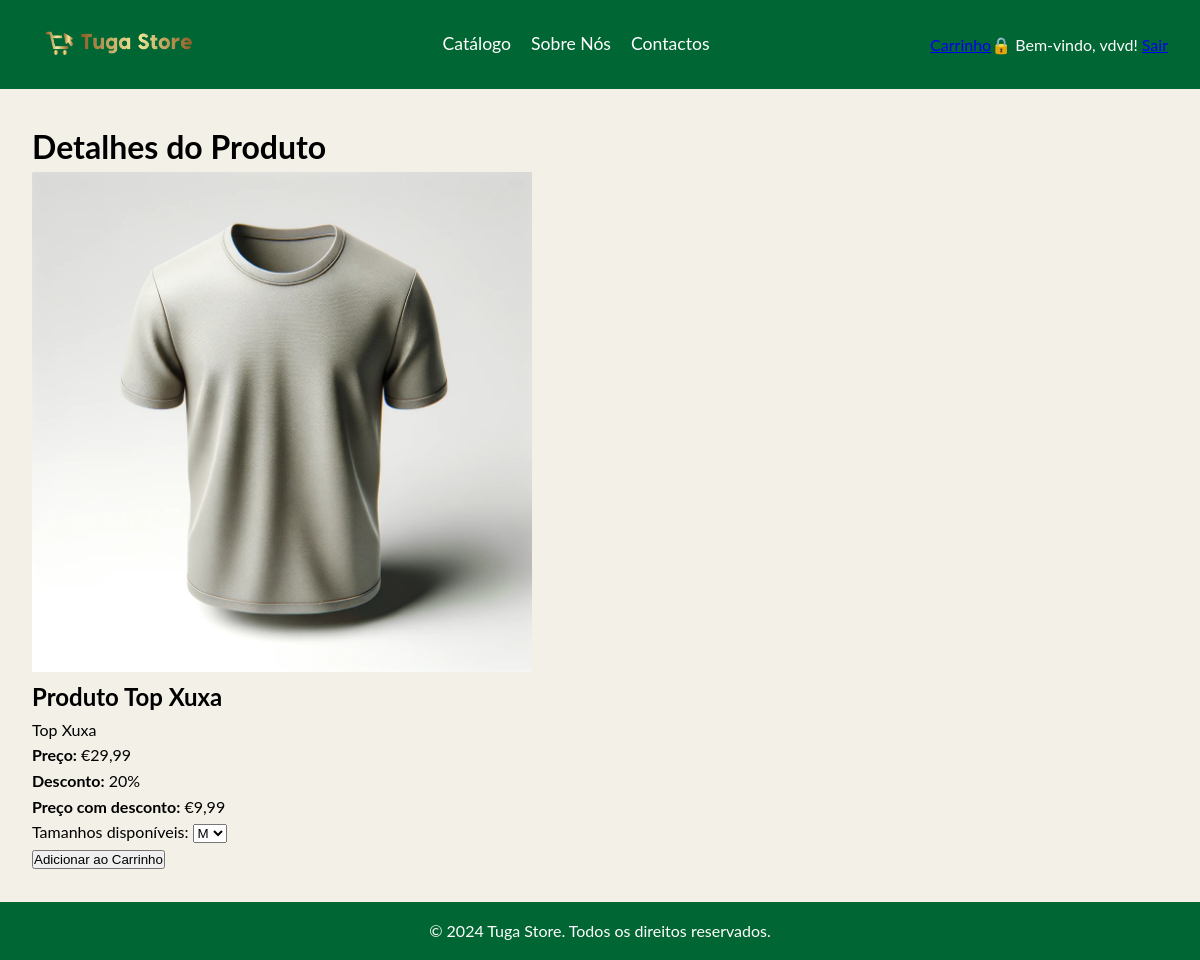
Page /detalhes.php?id_produto=1 (signed in) on the committed database.
### tables this page shows
CREATE TABLE `produto` (
  `id_produto` int(11) NOT NULL,
  `nome` varchar(100) NOT NULL,
  `preco` decimal(5,2) NOT NULL,
  `descricao` varchar(255) NOT NULL,
  `imagem` varchar(255) NOT NULL,
  `desconto` int(11) DEFAULT NULL
);

### detalhes.php (the view, shortened to what this page needs)
<?php
include('conn.php');
$id_produto = isset($_GET['id_produto']) ? (int)$_GET['id_produto'] : 0;
$sql_produto = "SELECT nome, preco, descricao, desconto, imagem FROM produto WHERE id_produto = ?";
$stmt_produto = $conn->prepare($sql_produto);
$stmt_produto->bind_param("i", $id_produto);
$stmt_produto->execute();
$result_produto = $stmt_produto->get_result();
$sql_tamanhos = "
    SELECT *
    FROM produto_tamanho pt
    INNER JOIN tamanho t ON pt.tamanho_id = t.id_tamanho
    WHERE pt.produto_id = ?
";
$stmt_tamanhos = $conn->prepare($sql_tamanhos);
$stmt_tamanhos->bind_param("i", $id_produto);
$stmt_tamanhos->execute();
$result_tamanhos = $stmt_tamanhos->get_result();
$produto = $result_produto->fetch_assoc();
?>
<!DOCTYPE html>
<html lang="pt">
<head>
    <link rel="stylesheet" href="style/style.css">
</head>
<body>
    <header>
        <nav>
            <a href="index.php"><img style="width:170px;height:50px;"g  src="image/logo.png" alt="Logo"></a>
            <ul class="menu">
                <li><a href="catalogo.php">Catálogo</a></li>
                <li><a href="sobre-nos.php">Sobre Nós</a></li>
                <li><a href="contactos.php">Contactos</a></li>
            </ul>
            <div class="login-icon">
                <?php
                if (isset($_SESSION['loggedin']) && $_SESSION['loggedin'] === true) {
                    echo "<a href='carrinho.php'>Carrinho</a>";
                    echo "🔒 Bem-vindo, " . htmlspecialchars($_SESSION['username']) . "!";
                    echo " <a href='logout.php'>Sair</a>";
                } else {
                    echo '<a href="login.php">🔒 Login</a>';
                }
                ?>
            </div>
        </nav>
    </header>
    <main>
    <h1>Detalhes do Produto</h1>
    <div class="detalhes-container">
        <div class="imagem-produto">
            <img src="<?= $produto['imagem']; ?>" alt="<?= htmlspecialchars($produto['nome']); ?> "style="width: 500px; height: 500px;">
        </div>
        <div class="informacoes-produto">
            <h2>Produto Top Xuxa</h2>
            <p><?= htmlspecialchars($produto['descricao']); ?></p>
            <p><strong>Preço:</strong> €<?= number_format($produto['preco'], 2, ',', '.'); ?></p>
            <?php if ($produto['desconto'] > 0): ?>
                <p><strong>Desconto:</strong> <?= $produto['desconto']; ?>%</p>
            <?php endif; ?>
            <p><strong>Preço com desconto:</strong> €<?= number_format($produto['preco'] - $produto['desconto'], 2, ',', '.'); ?></p>
            <label for="tamanho">Tamanhos disponíveis:</label>
            <select name="tamanho" id="tamanho">
                <?php while ($tamanho = $result_tamanhos->fetch_assoc()): ?>
                    <option value="<?php echo $tamanho['id_tamanho']; ?>"><?php echo $tamanho['descricao']; ?></option>
                <?php endwhile; ?>
            </select>
            <form action="adicionar_ao_carrinho.php" method="POST">
                <button type="submit">Adicionar ao Carrinho</button>
            </form>
        </div>
    </div>
</main>
    <footer>
        <p>&copy; 2024 Tuga Store. Todos os direitos reservados.</p>
    </footer>
</body>
</html>

### style/style.css (style rules this page uses)
* { margin: 0; padding: 0; box-sizing: border-box; }
body { font-family: 'Lato', sans-serif; line-height: 1.6; background-color: #f3f0e7; }
header { background-color: #006633; color: #fff; padding: 1rem 0; }
nav { display: flex; justify-content: space-between; align-items: center; padding: 0 2rem; }
nav .menu { list-style: none; display: flex; }
nav .menu li { margin-left: 20px; }
nav .menu a { color: #fff; text-decoration: none; font-size: 1.1rem; transition: color 0.3s; }
main { padding: 2rem; }
footer { text-align: center; padding: 1rem; background-color: #006633; color: #fff; }

### rows in the picture
produto: imagem (picture), descricao "Top Xuxa", preco "29,99", desconto "20", $produto['preco'] - $produto['desconto'] "9,99"

### other values in the picture
$_SESSION['username'] "vdvd"
form field tamanho "M"
